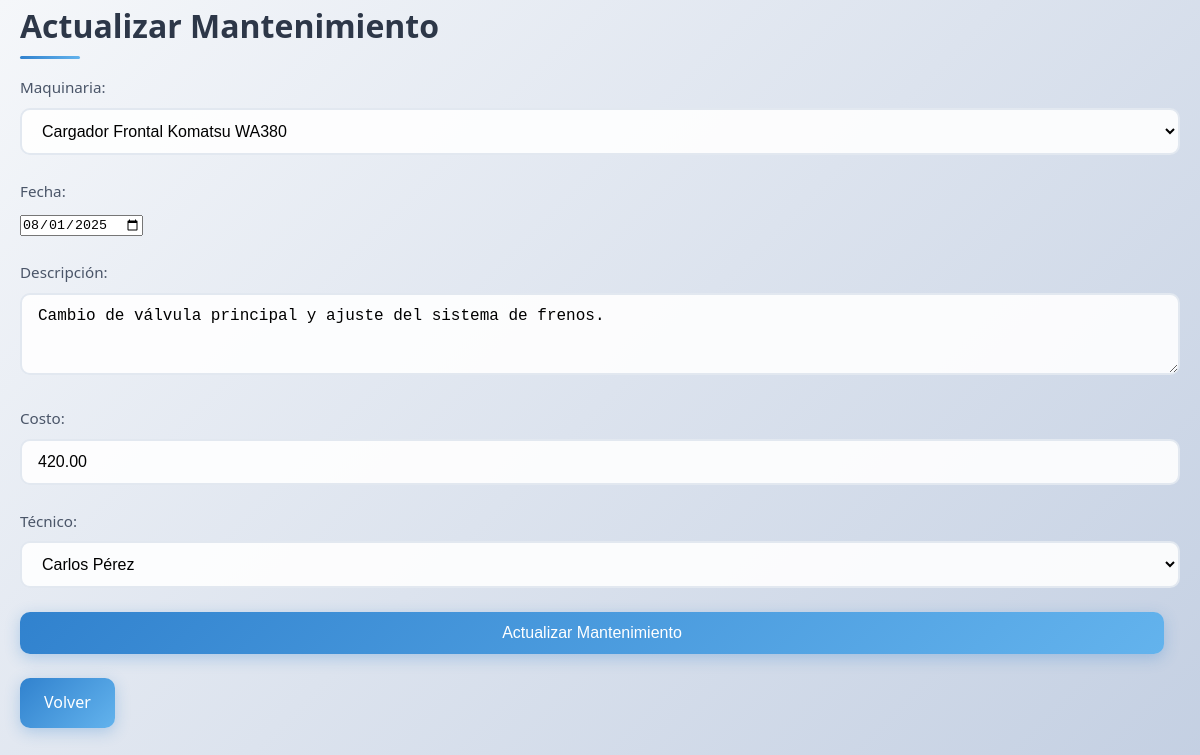
The app's page /mantenimientos_services/U_mantenimiento.php?id=2 (signed in) with its own data.
### tables this page shows
CREATE TABLE mantenimiento (
    id_mantenimiento INT AUTO_INCREMENT PRIMARY KEY,
    id_maquinaria INT NOT NULL,
    fecha DATE NOT NULL,
    descripcion TEXT,
    costo_mantenimiento DECIMAL(10,2),
    id_tecnico INT,
    FOREIGN KEY (id_maquinaria) REFERENCES maquinarias(id_maquinaria),
    FOREIGN KEY (id_tecnico) REFERENCES tecnicos(id_tecnico)
);

CREATE TABLE maquinarias (
    id_maquinaria INT AUTO_INCREMENT PRIMARY KEY,
    nombre_maquinaria VARCHAR(100) NOT NULL,
    tipo VARCHAR(50),
    marca VARCHAR(50),
    modelo VARCHAR(50),
    año YEAR,
    estado_maquinaria VARCHAR(20) DEFAULT 'disponible',  
    precio_diario DECIMAL(10,2)
);

CREATE TABLE tecnicos (
    id_tecnico INT AUTO_INCREMENT PRIMARY KEY,
    nombre_tecnico VARCHAR(100) NOT NULL,
    especialidad VARCHAR(100),
    telefono VARCHAR(20),
    correo VARCHAR(100)
);

### mantenimientos_services/U_mantenimiento.php (the view, shortened to what this page needs)
<?php
require_once '../config/db.php';
$id = $_GET['id'] ?? 0;
$mantenimiento = null;
try {
    $stmt = $pdo->query("SELECT id_maquinaria, nombre_maquinaria FROM maquinarias ORDER BY nombre_maquinaria");
    $maquinarias = $stmt->fetchAll(PDO::FETCH_ASSOC);
} catch(PDOException $e) {
    echo "Error al obtener maquinarias: " . $e->getMessage();
    $maquinarias = [];
}
try {
    $stmt = $pdo->query("SELECT id_tecnico, nombre_tecnico FROM tecnicos ORDER BY nombre_tecnico");
    $tecnicos = $stmt->fetchAll(PDO::FETCH_ASSOC);
} catch(PDOException $e) {
    echo "Error al obtener técnicos: " . $e->getMessage();
    $tecnicos = [];
}
if ($id) {
    try {
        $sql = "SELECT * FROM mantenimiento WHERE id_mantenimiento = ?";
        $stmt = $pdo->prepare($sql);
        $stmt->execute([$id]);
        $mantenimiento = $stmt->fetch(PDO::FETCH_ASSOC);
    } catch(PDOException $e) {
        echo "Error: " . $e->getMessage();
    }
}
?>
<!DOCTYPE html>
<html lang="es">
<head>
    <link rel="stylesheet" href="../public/style.css">
</head>
<body>
    <div class="container">
        <h2>Actualizar Mantenimiento</h2>
        <?php if ($mantenimiento): ?>
        <form method="POST">
            <div class="form-group">
                <label for="id_maquinaria">Maquinaria:</label>
                <select name="id_maquinaria" id="id_maquinaria" required>
                    <?php foreach ($maquinarias as $m): ?>
                        <option value="<?= $m['id_maquinaria'] ?>" <?= $mantenimiento['id_maquinaria'] == $m['id_maquinaria'] ? 'selected' : '' ?>><?= htmlspecialchars($m['nombre_maquinaria']) ?></option>
                    <?php endforeach; ?>
                </select>
            </div>
            <div class="form-group">
                <label for="fecha">Fecha:</label>
                <input type="date" name="fecha" id="fecha" value="<?= htmlspecialchars($mantenimiento['fecha']) ?>" required>
            </div>
            <div class="form-group">
                <label for="descripcion">Descripción:</label>
                <textarea name="descripcion" id="descripcion" rows="3" required><?= htmlspecialchars($mantenimiento['descripcion']) ?></textarea>
            </div>
            <div class="form-group">
                <label for="costo_mantenimiento">Costo:</label>
                <input type="text" name="costo_mantenimiento" id="costo_mantenimiento" value="<?= htmlspecialchars($mantenimiento['costo_mantenimiento']) ?>" required>
            </div>
            <div class="form-group">
                <label for="id_tecnico">Técnico:</label>
                <select name="id_tecnico" id="id_tecnico" required>
                    <?php foreach ($tecnicos as $t): ?>
                        <option value="<?= $t['id_tecnico'] ?>" <?= $mantenimiento['id_tecnico'] == $t['id_tecnico'] ? 'selected' : '' ?>><?= htmlspecialchars($t['nombre_tecnico']) ?></option>
                    <?php endforeach; ?>
                </select>
            </div>
            <div class="form-group">
                <button type="submit">Actualizar Mantenimiento</button>
            </div>
        </form>
        <?php endif; ?>
        <a href="R_mantenimiento.php" class="btn-primary">Volver</a>
    </div>
</body>
</html>

### public/style.css (style rules this page uses)
* { margin: 0; padding: 0; box-sizing: border-box; }
body { font-family: 'Segoe UI', Tahoma, Geneva, Verdana, sans-serif; line-height: 1.6; color: #333; background: linear-gradient(135deg, #f5f7fa 0%, #c3cfe2 100%); min-height: 100vh; }
.container { max-width: 1200px; margin: 0 auto; padding: 0 20px; }
h2 { color: #2d3748; font-size: 2rem; margin-bottom: 1.5rem; font-weight: 600; position: relative; }
h2::after { content: ''; position: absolute; bottom: -8px; left: 0; width: 60px; height: 3px; background: linear-gradient(90deg, #3182ce, #63b3ed); border-radius: 2px; }
.form-group { margin-bottom: 1.5rem; }
label { display: block; margin-bottom: 0.5rem; color: #4a5568; font-weight: 500; font-size: 0.95rem; }
input[type="text"], input[type="password"], input[type="email"], select, textarea { width: 100%; padding: 0.75rem 1rem; border: 2px solid #e2e8f0; border-radius: 10px; font-size: 1rem; transition: all 0.3s ease; background: rgba(255, 255, 255, 0.9); }
button[type="submit"] { display: inline-block; padding: 0.75rem 2rem; background: linear-gradient(135deg, #3182ce 0%, #63b3ed 100%); color: white; text-decoration: none; border: none; border-radius: 10px; font-size: 1rem; font-weight: 500; cursor: pointer; transition: all 0.3s ease; box-shadow: 0 4px 15px rgba(49, 130, 206, 0.3); margin-right: 1rem; }
.form-group:last-child { display: flex; gap: 1rem; align-items: center; flex-wrap: wrap; }
.form-group:last-child button, .form-group:last-child .btn-secondary { flex: 1; min-width: 150px; text-align: center; }
a { color: #3182ce; text-decoration: none; transition: color 0.3s ease; }
.btn-primary { background: linear-gradient(135deg, #3182ce 0%, #63b3ed 100%); color: white; padding: 0.75rem 1.5rem; border-radius: 10px; text-decoration: none; font-weight: 500; transition: all 0.3s ease; box-shadow: 0 4px 15px rgba(49, 130, 206, 0.3); display: inline-block; }

### records on screen
mantenimiento: id_maquinaria "Cargador Frontal Komatsu WA380", fecha "08/01/2025", descripcion "Cambio de válvula principal y ajuste del sistema de frenos.", costo_mantenimiento "420.00", id_tecnico "Carlos Pérez"
